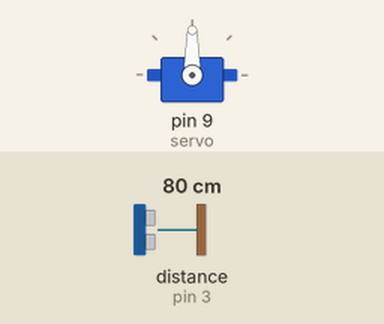
This sketch was run on a simulated Arduino Uno, built with avr-gcc and run on an emulated ATmega328P. Parts: servo. Wiring (inferred from the names in the program): ultrasonic range finder: trigger pin 2; echo pin 3. The inputs (shaded band) are chosen by the test bench; at power-on: distance to the obstacle (sensor on pin 3) 80 cm. The echo pulse lasts 58.3 µs per cm.

Above: at 1.2 s.
1.3 s: distance to the obstacle (sensor on pin 3) set to 33 cm
2.8 s: distance to the obstacle (sensor on pin 3) set to 26 cm
At 3.2 s:
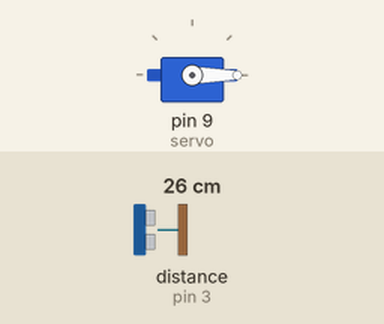
4.3 s: distance to the obstacle (sensor on pin 3) set to 35 cm
At 5.4 s:
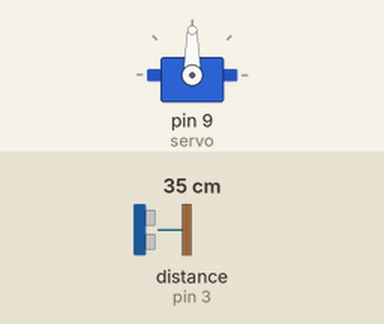
5.8 s: distance to the obstacle (sensor on pin 3) set to 2 cm
At 7.0 s:
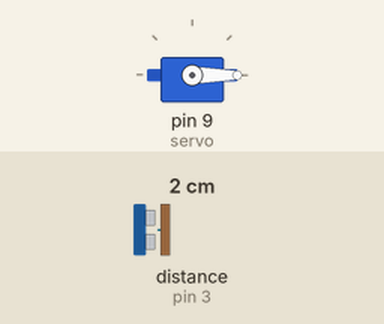
Timing chart, 0 to 8.3 s (numbered marks = the images above; inputs shaded):
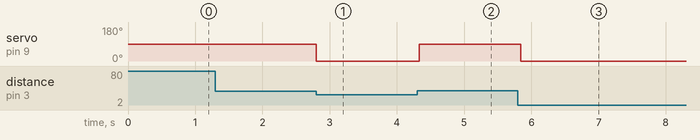

Measured:
- the behaviour switches between 30 and 29 cm on distance to the obstacle (sensor on pin 3) (found by bisection; images 0 and 1)
- after the input at 1.3 s, every drawn part: stays the same
- after the input at 2.8 s, servo on pin 9 (servo): 90° → 0° at once
- after the input at 4.3 s, servo on pin 9 (servo): 0° → 90° at once
- after the input at 5.8 s, servo on pin 9 (servo): 90° → 0° at once

The sketch:

23.sonar_servo.ino
```cpp
#include <Servo.h>
#define TRIG 2
#define ECHO 3

Servo servo;
boolean isNear = false;

void setup() {
  init_sonar();
}

void loop() {
  initialize_sonar();
  long distance = pulseIn(ECHO,HIGH)/58;

  if (distance < 30) {
    if (!isNear) {
      isNear = true;
      servo.write(0);
    }
  } else {
    if (isNear) {
      isNear = false;
      servo.write(90);
      delay(1000);
    }
  }
  delay(100);
}

void initialize_sonar() {
  digitalWrite(TRIG,LOW);
  delayMicroseconds(2);
  digitalWrite(TRIG,HIGH);
  delayMicroseconds(5);
  digitalWrite(TRIG,LOW);
}

void init_sonar() {
  pinMode(TRIG, OUTPUT);
  pinMode(ECHO, INPUT);
  servo.attach(9);
  servo.write(90);
}
```
